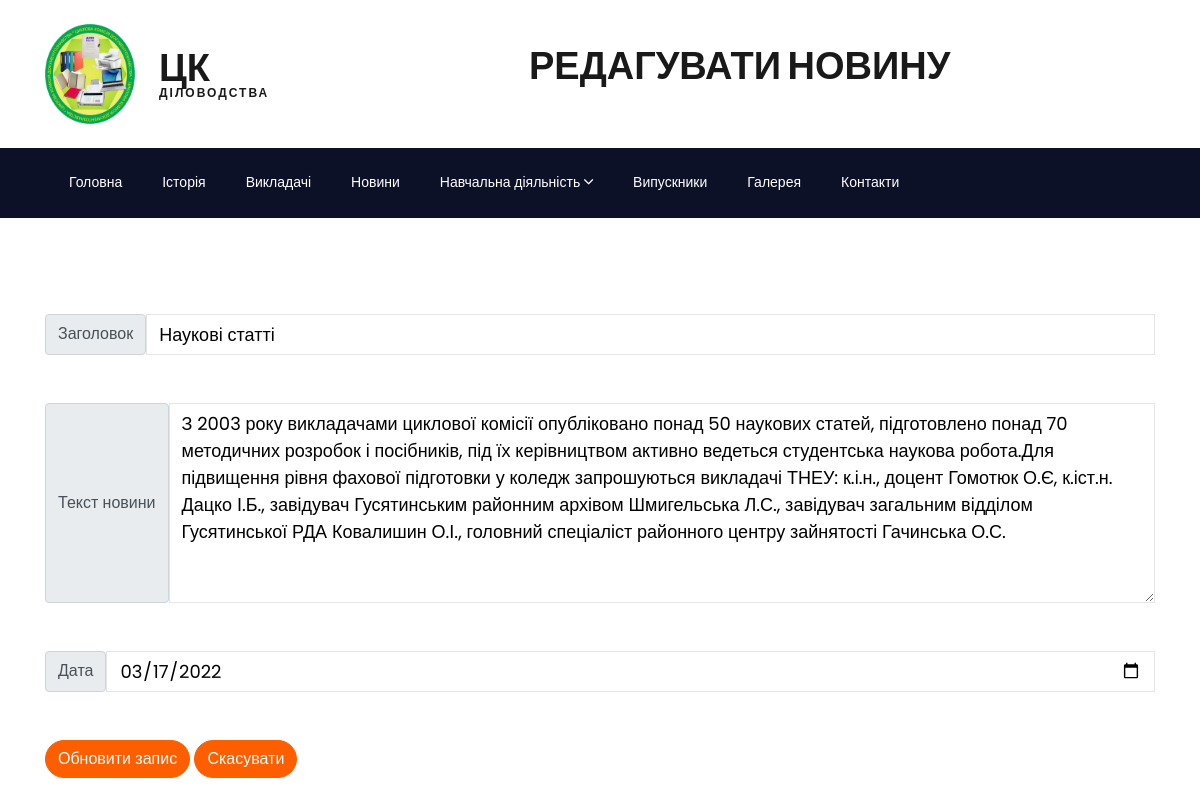
Page /admin/news/edit-new.php?news_id=12 (signed in) on the committed database.
### tables this page shows
CREATE TABLE `news` (
  `id` int(11) NOT NULL,
  `title` varchar(100) NOT NULL,
  `img` text NOT NULL,
  `content` text NOT NULL,
  `date` date NOT NULL,
  `avtor` int(11) NOT NULL
);

### database/function.php (called while the page is built, shortened)
<?php
include "conf.php";
function get_news_by_id ($news_id) {
    global $conn;
    $sql = "SELECT * FROM news WHERE id  = ".$news_id;
    $result = mysqli_query($conn, $sql);
    $new = mysqli_fetch_assoc($result);
    return $new;
}

### admin/news/edit-new.php (the view, shortened to what this page needs)
<?php
include "../../database/function.php";
?>
<!DOCTYPE html>
<html lang="ua">
<head>
    <link rel="stylesheet" href="../../css/open-iconic-bootstrap.min.css">
    <link rel="stylesheet" href="../../css/animate.css">
    <link rel="stylesheet" href="../../css/owl.carousel.min.css">
    <link rel="stylesheet" href="../../css/owl.theme.default.min.css">
    <link rel="stylesheet" href="../../css/magnific-popup.css">
    <link rel="stylesheet" href="../../css/aos.css">
    <link rel="stylesheet" href="../../css/ionicons.min.css">
    <link rel="stylesheet" href="../../css/flaticon.css">
    <link rel="stylesheet" href="../../css/icomoon.css">
    <link rel="stylesheet" href="../../css/style.css">
</head>
<body>
<div class="bg-top navbar-light">
    <div class="container">
        <div class="row no-gutters d-flex align-items-center align-items-stretch">
            <div class="block-21 mt-4 mb-4 d-flex">
                <a href="../index.php"><img class="blog-img mr-4" src="../../images/logo.png" alt=""></a>
            </div>
            <div class="col-md-4 d-flex align-items-center py-4">
                <a class="navbar-brand" href="../index.php">ЦК<span>Діловодства</span></a>
            </div>
            <div class="col-md-4 d-flex align-items-center py-4">
                <p class="navbar-brand">Редагувати новину</p>
            </div>
        </div>
    </div>
</div>
<nav class="navbar navbar-expand-lg navbar-dark bg-dark ftco-navbar-light" id="ftco-navbar">
    <div class="container d-flex align-items-center px-4">
        <div class="collapse navbar-collapse" id="ftco-nav">
            <ul class="navbar-nav mr-auto">
                <li class="nav-item"><a href="../logout.php" class="nav-link pl-0">Головна</a></li>
                <li class="nav-item"><a href="../../history.php" class="nav-link">Історія</a></li>
                <li class="nav-item"><a href="../../teacher.php" class="nav-link">Викладачі</a></li>
                <li class="nav-item"><a href="../../news.php" class="nav-link">Новини</a></li>
                <div class="dropdown collapse navbar-collapse navbar-nav mr-auto">
                    <li class="nav-item"><a href="#" class="nav-link">Навчальна діяльність <i class="ion-ios-arrow-down"></i></a></li>
                </div>
                <li class="nav-item"><a href="../../post-student.php?grupa_id=1" class="nav-link">Випускники</a></li>
                <li class="nav-item"><a href="../../galery.php" class="nav-link">Галерея</a></li>
                <li class="nav-item"><a href="../../contact.php" class="nav-link">Контакти</a></li>
            </ul>
        </div>
    </div>
</nav>
<div class="container mt-5 mb-5">
    <div class="row">
        <div class="col">
            <?php
            $news_id = $_GET['news_id'];
            $new = get_news_by_id($news_id);
            ?>
            <form action="update-new.php" method="post" enctype="multipart/form-data">
                <div class="input-group mt-5    ">
                    <span class="input-group-text">Заголовок</span>
                    <input type="text" name="title" class="form-control" value="<?=$new['title']?>">
                </div>
                <div class="input-group mt-5">
                    <span class="input-group-text">Текст новини</span>
                    <textarea class="form-control" name="content" style="height: 200px"><?=$new['content']?></textarea>
                </div>
                <div class="input-group mt-5 mb-5">
                    <span class="input-group-text">Дата</span>
                    <input type="date" name="date" class="form-control" value="<?=$new['date']?>">
                </div>
                <button class="btn btn-primary" type="submit">Обновити запис</button>
                <a href="index-new.php" class="btn btn-primary">Скасувати</a>
            </form>
        </div>
    </div>
</div>
</body>
</html>

### rows in the picture
news: title "Наукові статті", content "З 2003 року викладачами циклової комісії опубліковано понад 50 наукових статей, підготовлено понад 70 методичних розробок і посібників, під їх керівництвом активно ведеться студентська наукова робота.Для підвищення рівня фахової підготовки у коледж запрошуються викладачі ТНЕУ: к.і.н., доцент Гомотюк О.Є, к.іст.н. Дацко І.Б., завідувач Гусятинським районним архівом Шмигельська Л.С., завідувач загальним відділом Гусятинської РДА Ковалишин О.І., головний спеціаліст районного центру зайнятості Гачинська О.С.", date "03/17/2022"
